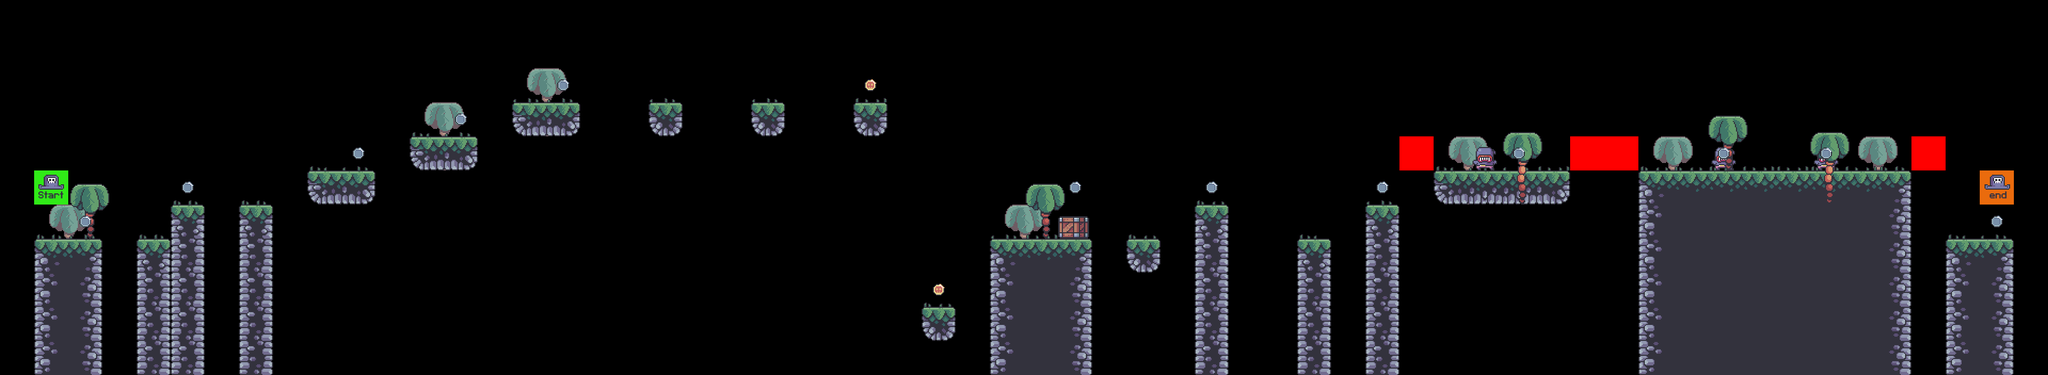

The image is a tile-based game level rendered from a .tmx file. Its description and source (layers, tilesets, objects; grid data summarised) follow:
An orthogonal 60x11 tile map with 64x64 px tiles, 9 tile layers (bg_palms, terrain, gress, crates, ...), 7 tilesets.

<map version="1.8" tiledversion="1.8.2" orientation="orthogonal" renderorder="right-down" width="60" height="11" tilewidth="64" tileheight="64" infinite="0" nextlayerid="11" nextobjectid="1">
 <tileset firstgid="1" source="../../../GM_6/level/tilesets/terrain_tiles.tsx" />
 <tileset firstgid="17" source="../../../GM_6/level/tilesets/crate.tsx" />
 <tileset firstgid="18" source="../../../GM_6/level/tilesets/player_tiles.tsx" />
 <tileset firstgid="20" source="../../../GM_6/level/tilesets/coin_tiles.tsx" />
 <tileset firstgid="22" source="../../../GM_6/level/tilesets/enemy_tile.tsx" />
 <tileset firstgid="24" source="../../../GM_6/level/tilesets/grass_tiles.tsx" />
 <tileset firstgid="29" source="../../../GM_6/level/tilesets/palms.tsx" />
 <layer id="10" name="bg_palms" width="60" height="11">
  <data>[660 cells, 7 non-empty, 1 distinct tile ids]</data>
 </layer>
 <layer id="1" name="terrain" width="60" height="11">
  <data>[660 cells, 119 non-empty, 12 distinct tile ids]</data>
 </layer>
 <layer id="8" name="gress" width="60" height="11">
  <data>[660 cells, 36 non-empty, 5 distinct tile ids]</data>
 </layer>
 <layer id="3" name="crates" width="60" height="11">
  <data>[660 cells, 1 non-empty, 1 distinct tile ids]</data>
 </layer>
 <layer id="6" name="enemies" width="60" height="11">
  <data>[660 cells, 3 non-empty, 1 distinct tile ids]</data>
 </layer>
 <layer id="7" name="constraints" width="60" height="11">
  <data>[660 cells, 4 non-empty, 1 distinct tile ids]</data>
 </layer>
 <layer id="9" name="fg_palms" width="60" height="11">
  <data>[660 cells, 5 non-empty, 2 distinct tile ids]</data>
 </layer>
 <layer id="5" name="coins" width="60" height="11">
  <data>[660 cells, 14 non-empty, 2 distinct tile ids]</data>
 </layer>
 <layer id="4" name="player" width="60" height="11">
  <data>[660 cells, 2 non-empty, 2 distinct tile ids]</data>
 </layer>
</map>
